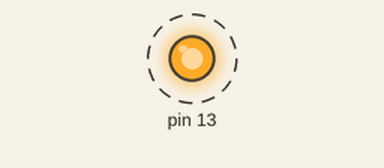
Recording of a sketch running on a simulated Arduino Uno, built with avr-gcc and run on an emulated ATmega328P. Parts: output pins drawn as LEDs (lit = HIGH). Dashed ring = blinking.

Above: at 0.2 s.
Timing chart, 0 to 3.0 s (numbered marks = the images above):
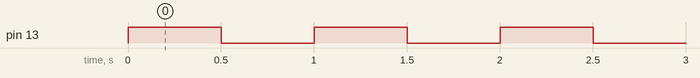

The sketch:

blink.ino
```cpp
#include <LedControl.h>


void setup() {

}

void loop() {
  blinkLED(13, 500); //pin, frequency in milliseconds
}
```

LedControl.cpp
```cpp
#include "Arduino.h"
#include "LedControl.h"

void blinkLED(int pin, int delayTime){
 	pinMode(pin, OUTPUT);
 	digitalWrite(pin, HIGH);
 	delay(delayTime);
 	digitalWrite(pin, LOW);
 	delay(delayTime);
}

void fadeLED(int pin, int brightness, int fadeAmount){
	pinMode(pin, OUTPUT);
	analogWrite(pin, brightness);
	brightness = brightness + fadeAmount;
	if (brightness <= 0 || brightness >= 255) {
    		fadeAmount = -fadeAmount;
 	 }
	delay(30);
}
```

LedControl.h
```cpp
#include "Arduino.h"
void blinkLED(int pin, int delayTime);
void fadeLED(int pin, int brightness, int fadeAmount);
```

Measured:
- by itself, pin 13: alternates HIGH for 0.50 s and LOW for 0.50 s
